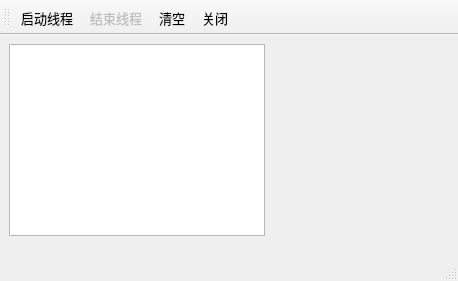
<?xml version="1.0" encoding="UTF-8"?>
<ui version="4.0">
 <class>MainWindow</class>
 <widget class="QMainWindow" name="MainWindow">
  <property name="geometry">
   <rect>
    <x>0</x>
    <y>0</y>
    <width>458</width>
    <height>281</height>
   </rect>
  </property>
  <property name="font">
   <font>
    <pointsize>10</pointsize>
   </font>
  </property>
  <property name="windowTitle">
   <string>生产者/消费者模型，使用QSemaphore</string>
  </property>
  <property name="windowIcon">
   <iconset resource="res.qrc">
    <normaloff>:/images/images/Games.ico</normaloff>:/images/images/Games.ico</iconset>
  </property>
  <widget class="QWidget" name="centralwidget">
   <widget class="QPlainTextEdit" name="plainTextEdit">
    <property name="geometry">
     <rect>
      <x>9</x>
      <y>9</y>
      <width>256</width>
      <height>192</height>
     </rect>
    </property>
   </widget>
  </widget>
  <widget class="QStatusBar" name="statusbar"/>
  <widget class="QToolBar" name="toolBar">
   <property name="windowTitle">
    <string>toolBar</string>
   </property>
   <property name="iconSize">
    <size>
     <width>16</width>
     <height>16</height>
    </size>
   </property>
   <property name="toolButtonStyle">
    <enum>Qt::ToolButtonTextBesideIcon</enum>
   </property>
   <attribute name="toolBarArea">
    <enum>TopToolBarArea</enum>
   </attribute>
   <attribute name="toolBarBreak">
    <bool>false</bool>
   </attribute>
   <addaction name="actThread_Run"/>
   <addaction name="actThread_Quit"/>
   <addaction name="actClear"/>
   <addaction name="actClose"/>
  </widget>
  <action name="actThread_Run">
   <property name="icon">
    <iconset resource="res.qrc">
     <normaloff>:/images/images/flag24.png</normaloff>:/images/images/flag24.png</iconset>
   </property>
   <property name="text">
    <string>启动线程</string>
   </property>
   <property name="toolTip">
    <string>启动线程运行</string>
   </property>
  </action>
  <action name="actThread_Quit">
   <property name="enabled">
    <bool>false</bool>
   </property>
   <property name="icon">
    <iconset resource="res.qrc">
     <normaloff>:/images/images/block24.png</normaloff>:/images/images/block24.png</iconset>
   </property>
   <property name="text">
    <string>结束线程</string>
   </property>
   <property name="toolTip">
    <string>结束线程运行</string>
   </property>
  </action>
  <action name="actClear">
   <property name="icon">
    <iconset resource="res.qrc">
     <normaloff>:/images/images/212.bmp</normaloff>:/images/images/212.bmp</iconset>
   </property>
   <property name="text">
    <string>清空</string>
   </property>
   <property name="toolTip">
    <string>清空文本框</string>
   </property>
  </action>
  <action name="actClose">
   <property name="icon">
    <iconset resource="res.qrc">
     <normaloff>:/images/images/132.bmp</normaloff>:/images/images/132.bmp</iconset>
   </property>
   <property name="text">
    <string>关闭</string>
   </property>
  </action>
 </widget>
 <resources>
  <include location="res.qrc"/>
 </resources>
 <connections>
  <connection>
   <sender>actClose</sender>
   <signal>triggered()</signal>
   <receiver>MainWindow</receiver>
   <slot>close()</slot>
   <hints>
    <hint type="sourcelabel">
     <x>-1</x>
     <y>-1</y>
    </hint>
    <hint type="destinationlabel">
     <x>236</x>
     <y>152</y>
    </hint>
   </hints>
  </connection>
 </connections>
</ui>
